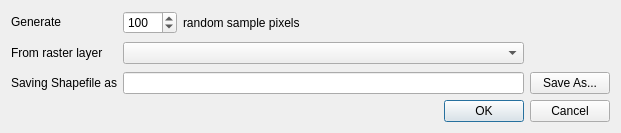
<?xml version="1.0" encoding="UTF-8"?>
<ui version="4.0">
 <class>DialogBlockGrid</class>
 <widget class="QDialog" name="DialogBlockGrid">
  <property name="windowModality">
   <enum>Qt::ApplicationModal</enum>
  </property>
  <property name="geometry">
   <rect>
    <x>0</x>
    <y>0</y>
    <width>621</width>
    <height>131</height>
   </rect>
  </property>
  <property name="sizePolicy">
   <sizepolicy hsizetype="Preferred" vsizetype="Fixed">
    <horstretch>0</horstretch>
    <verstretch>0</verstretch>
   </sizepolicy>
  </property>
  <property name="minimumSize">
   <size>
    <width>621</width>
    <height>0</height>
   </size>
  </property>
  <property name="maximumSize">
   <size>
    <width>1200</width>
    <height>621</height>
   </size>
  </property>
  <property name="windowTitle">
   <string>Generate random pixel selection</string>
  </property>
  <property name="toolTip">
   <string/>
  </property>
  <property name="statusTip">
   <string/>
  </property>
  <property name="whatsThis">
   <string/>
  </property>
  <layout class="QFormLayout" name="formLayout">
   <item row="0" column="0" colspan="2">
    <layout class="QGridLayout" name="gridLayout">
     <item row="0" column="0">
      <widget class="QLabel" name="lblRescale">
       <property name="sizePolicy">
        <sizepolicy hsizetype="Minimum" vsizetype="Fixed">
         <horstretch>0</horstretch>
         <verstretch>0</verstretch>
        </sizepolicy>
       </property>
       <property name="text">
        <string>Generate </string>
       </property>
      </widget>
     </item>
     <item row="0" column="1">
      <widget class="QSpinBox" name="dsbSize">
       <property name="sizePolicy">
        <sizepolicy hsizetype="Fixed" vsizetype="Fixed">
         <horstretch>0</horstretch>
         <verstretch>0</verstretch>
        </sizepolicy>
       </property>
       <property name="maximum">
        <number>6000</number>
       </property>
       <property name="value">
        <number>100</number>
       </property>
      </widget>
     </item>
     <item row="0" column="2">
      <widget class="QLabel" name="lblRescale2">
       <property name="sizePolicy">
        <sizepolicy hsizetype="Preferred" vsizetype="Preferred">
         <horstretch>0</horstretch>
         <verstretch>0</verstretch>
        </sizepolicy>
       </property>
       <property name="text">
        <string>random sample pixels</string>
       </property>
      </widget>
     </item>
     <item row="1" column="0">
      <widget class="QLabel" name="lblInputFile">
       <property name="sizePolicy">
        <sizepolicy hsizetype="Minimum" vsizetype="Preferred">
         <horstretch>0</horstretch>
         <verstretch>0</verstretch>
        </sizepolicy>
       </property>
       <property name="minimumSize">
        <size>
         <width>0</width>
         <height>26</height>
        </size>
       </property>
       <property name="text">
        <string>&lt;html&gt;&lt;head/&gt;&lt;body&gt;&lt;p&gt;From raster layer&lt;/p&gt;&lt;/body&gt;&lt;/html&gt;</string>
       </property>
       <property name="wordWrap">
        <bool>true</bool>
       </property>
      </widget>
     </item>
     <item row="1" column="1" colspan="2">
      <widget class="QgsMapLayerComboBox" name="mcboTargetLayer">
       <property name="sizePolicy">
        <sizepolicy hsizetype="Expanding" vsizetype="Fixed">
         <horstretch>0</horstretch>
         <verstretch>0</verstretch>
        </sizepolicy>
       </property>
       <property name="minimumSize">
        <size>
         <width>300</width>
         <height>0</height>
        </size>
       </property>
      </widget>
     </item>
     <item row="2" column="0">
      <widget class="QLabel" name="lblSaveFile">
       <property name="sizePolicy">
        <sizepolicy hsizetype="Fixed" vsizetype="Preferred">
         <horstretch>0</horstretch>
         <verstretch>0</verstretch>
        </sizepolicy>
       </property>
       <property name="text">
        <string>Saving Shapefile as</string>
       </property>
      </widget>
     </item>
     <item row="2" column="1" colspan="2">
      <widget class="QLineEdit" name="lneSaveFile">
       <property name="sizePolicy">
        <sizepolicy hsizetype="Expanding" vsizetype="Expanding">
         <horstretch>0</horstretch>
         <verstretch>0</verstretch>
        </sizepolicy>
       </property>
      </widget>
     </item>
     <item row="2" column="3">
      <widget class="QPushButton" name="cmdSaveFile">
       <property name="sizePolicy">
        <sizepolicy hsizetype="Fixed" vsizetype="Fixed">
         <horstretch>0</horstretch>
         <verstretch>0</verstretch>
        </sizepolicy>
       </property>
       <property name="text">
        <string>Save As...</string>
       </property>
      </widget>
     </item>
    </layout>
   </item>
   <item row="1" column="0" colspan="2">
    <widget class="QDialogButtonBox" name="button_box">
     <property name="sizePolicy">
      <sizepolicy hsizetype="Preferred" vsizetype="Preferred">
       <horstretch>0</horstretch>
       <verstretch>0</verstretch>
      </sizepolicy>
     </property>
     <property name="orientation">
      <enum>Qt::Horizontal</enum>
     </property>
     <property name="standardButtons">
      <set>QDialogButtonBox::Cancel|QDialogButtonBox::Ok</set>
     </property>
    </widget>
   </item>
  </layout>
 </widget>
 <customwidgets>
  <customwidget>
   <class>QgsMapLayerComboBox</class>
   <extends>QComboBox</extends>
   <header>qgsmaplayercombobox.h</header>
  </customwidget>
 </customwidgets>
 <tabstops>
  <tabstop>dsbSize</tabstop>
 </tabstops>
 <resources/>
 <connections>
  <connection>
   <sender>button_box</sender>
   <signal>accepted()</signal>
   <receiver>DialogBlockGrid</receiver>
   <slot>accept()</slot>
   <hints>
    <hint type="sourcelabel">
     <x>20</x>
     <y>20</y>
    </hint>
    <hint type="destinationlabel">
     <x>20</x>
     <y>20</y>
    </hint>
   </hints>
  </connection>
  <connection>
   <sender>button_box</sender>
   <signal>rejected()</signal>
   <receiver>DialogBlockGrid</receiver>
   <slot>reject()</slot>
   <hints>
    <hint type="sourcelabel">
     <x>20</x>
     <y>20</y>
    </hint>
    <hint type="destinationlabel">
     <x>20</x>
     <y>20</y>
    </hint>
   </hints>
  </connection>
 </connections>
</ui>
